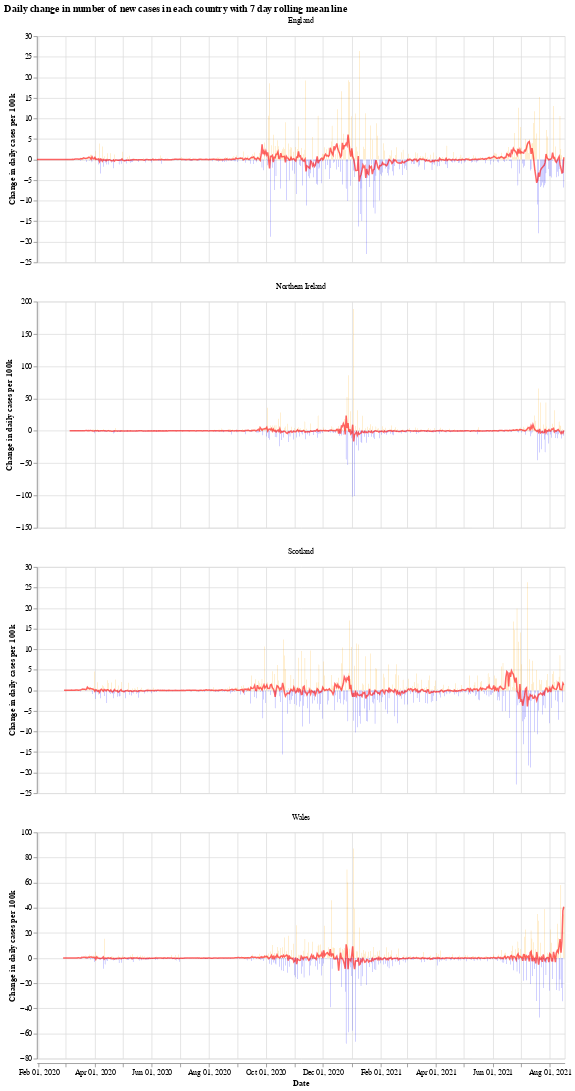

This figure's notebook cell:
### Markdown cell above
We will use the Python library `Altair` for visualising the data, see the [altair docs](https://altair-viz.github.io/) for more information.

First we have a graph which shows the daily change in the number of new cases for each country. This number jumps up and down all over the place, which is likely due to delay in reporting of new cases over the weekend. Another interesting thing is that it looks like the daily cases in Wales experienced a much shorter period of calm over the summer (calm in the sense of daily cases not jumping up and down).

The orange bars are days when the number of new cases (per 100k population) was more than the previous day, while the blue are days when the number of new cases dropped. The red line is the 7 day moving average. 

When the moving average line is below 0, it means that there is a consistent drop in new cases. We can see this clearly happening around the times that lockdowns were introduced (though, to varying degrees). I will update the graphs soon with a marker of when each lockdown started.

### Code cell
# collapse
import altair as alt

bars = alt.Chart(uk_cases).mark_bar().encode(
    x=alt.X("yearmonthdate(date):T", axis=alt.Axis(title='Date')),
    y=alt.Y("casesChangeRate:Q", axis=alt.Axis(title='Change in daily cases per 100k')),
    tooltip='casesChange',
    color=alt.condition(
        alt.datum.casesChangeRate > 0,
        alt.value("orange"),  # The positive color
        alt.value("blue")  # The negative color
    )
).properties(title='Daily change in number of new cases with 7 day rolling mean',width=700).interactive()

line = alt.Chart(uk_cases).mark_line(
    color='red',
    size=2,
    opacity=0.6
).transform_window(
    rolling_mean='mean(casesChangeRate)',
    frame=[0, 7],
    groupby=['areaName']
).encode(
    x='yearmonthdate(date):T',
    y='rolling_mean:Q'
)

alt.layer(bars, line, data=uk_cases).facet(alt.Column(
    'areaName', title=''), columns=1).resolve_scale(y='independent').properties(title='Daily change in number of new cases in each country with 7 day rolling mean line')

### Figure 1 — Vega-Lite specification as saved in the notebook (floating-point values rounded to 4 significant figures; data arrays with more than 128 entries replaced by an {"elided": "..."} marker saying what was removed)
{"config": {"view": {"continuousWidth": 400, "continuousHeight": 300}}, "data": {"name": "data-260143fc325ba048117ed174e985db87"}, "facet": {"type": "nominal", "field": "areaName", "title": ""}, "spec": {"layer": [{"mark": "bar", "encoding": {"color": {"condition": {"value": "orange", "test": "(datum.casesChangeRate > 0)"}, "value": "blue"}, "tooltip": {"type": "quantitative", "field": "casesChange"}, "x": {"type": "temporal", "axis": {"title": "Date"}, "field": "date", "timeUnit": "yearmonthdate"}, "y": {"type": "quantitative", "axis": {"title": "Change in daily cases per 100k"}, "field": "casesChangeRate"}}, "selection": {"selector001": {"type": "interval", "bind": "scales", "encodings": ["x", "y"]}}, "title": "Daily change in number of new cases with 7 day rolling mean", "width": 700}, {"mark": {"type": "line", "color": "red", "opacity": 0.6, "size": 2}, "encoding": {"x": {"type": "temporal", "field": "date", "timeUnit": "yearmonthdate"}, "y": {"type": "quantitative", "field": "rolling_mean"}}, "transform": [{"window": [{"op": "mean", "field": "casesChangeRate", "as": "rolling_mean"}], "frame": [0, 7], "groupby": ["areaName"]}]}]}, "columns": 1, "resolve": {"scale": {"y": "independent"}}, "title": "Daily change in number of new cases in each country with 7 day rolling mean line", "$schema": "https://vega.github.io/schema/vega-lite/v4.8.1.json", "datasets": {"data-260143fc325ba048117ed174e985db87": {"elided": "2168 records"}}}
